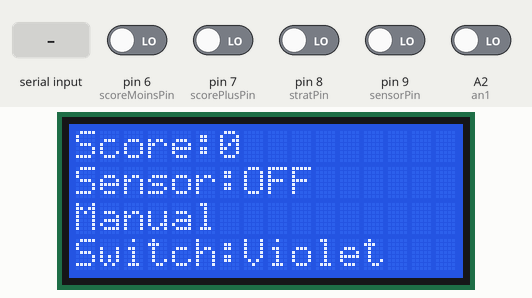
A program run on a simulated Arduino Nano, built with avr-gcc and run on an emulated ATmega328P. On the bench: 16×4 character LCD. Inputs (shaded band) come from the test bench; at power-on: A2 (an1), pin 6 (scoreMoinsPin), pin 7 (scorePlusPin), pin 8 (stratPin), pin 9 (sensorPin) LOW.

Above: at 1.2 s.
1.3 s: pin 6 (scoreMoinsPin) driven HIGH
4.3 s: pin 8 (stratPin) driven HIGH
At 5.2 s:
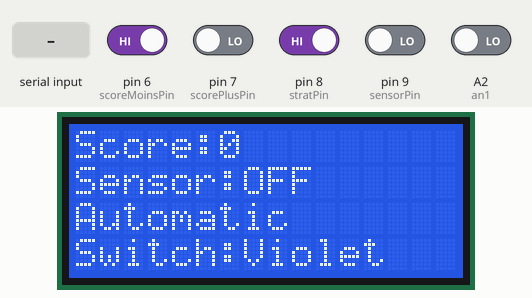
7.3 s: pin 9 (sensorPin) driven HIGH
At 8.5 s:
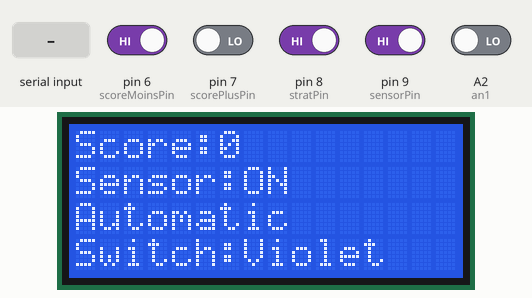
10.3 s: A2 (an1) driven HIGH
At 10.7 s:
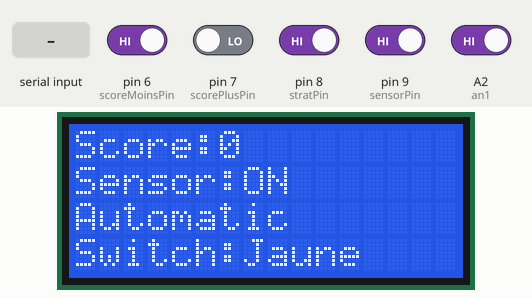
13.3 s: pin 8 (stratPin) driven LOW
At 13.9 s:
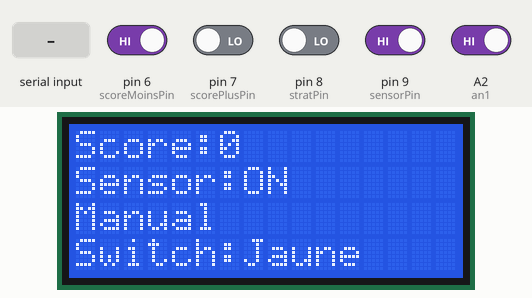
16.3 s: "10" received over the second serial link
At 17.4 s:
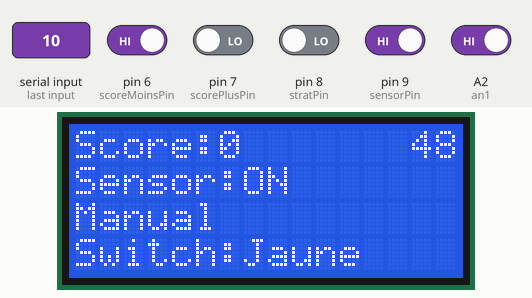
Timing chart, 0 to 19.3 s (numbered marks = the images above; inputs shaded):
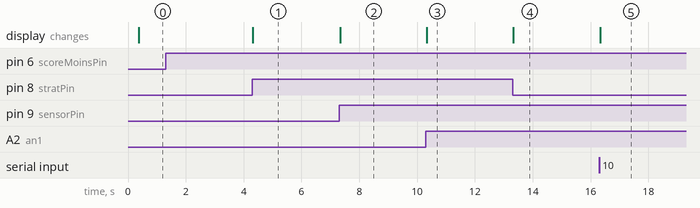

Measured:
- after the input at 1.3 s, every drawn part: stays the same
- after the input at 4.3 s, the display: changes at once (image 1)
- after the input at 7.3 s, the display: changes at once (image 2)
- after the input at 10.3 s, the display: changes at once (image 3)
- after the input at 13.3 s, the display: changes at once (image 4)
- after the input at 16.3 s, the display: changes at once (image 5)

The program:

main.cpp
```cpp
#include <Arduino.h>
#include <LiquidCrystal.h>
#include <SoftwareSerial.h>

// Afficheur LCD
int rs = 12;
int en = 11;
int d4 = 5;
int d5 = 4;
int d6 = 3;
int d7 = 2;
int counter = 0;

// Interrupteurs
int scorePlusPin = 7;
int scoreMoinsPin = 6;
int sensorPin = 9;
int coteTablePin = A0;
int stratPin = 8;
int departure = A1;

int an1 = A2;
int an2 = A3;

// Serial
int _RX = A4;
int _TX = A5;

// Variables gloables
int strat;
int score;
int sensor;
int coteTable;

// Varaibles séries
String serial;
String serial_prec;

// Variables de tempp;
static unsigned int p_LCD = 100;
static unsigned int p_switch = 10;

// Robot démarrer ou non
int depart = 0;

SoftwareSerial nucleo(_RX, _TX);
LiquidCrystal lcd(rs, en, d4, d5, d6, d7);

void switchs_read()
{
  strat = digitalRead(stratPin);

  if (digitalRead(scorePlusPin))
  {
    score = score + 1;
    delay(150);
  }
  if (digitalRead(scoreMoinsPin) && score > 0)
  {
    score = score - 1;
    delay(150);
  }

  sensor = digitalRead(sensorPin);

  coteTable = digitalRead(an1);
}

void switchs_print()
{
  if (strat)
  {
    lcd.setCursor(0, 2);
    lcd.print("      ");
    lcd.setCursor(0, 2);
    lcd.print("Automatic");
  }
  else
  {
    lcd.setCursor(0, 2);
    lcd.print("         ");
    lcd.setCursor(0, 2);
    lcd.print("Manual");
  }
  if (sensor)
  {
    lcd.setCursor(7, 1);
    lcd.print("   ");
    lcd.setCursor(7, 1);
    lcd.print("ON");
  }
  else
  {
    lcd.setCursor(7, 1);
    lcd.print("  ");
    lcd.setCursor(7, 1);
    lcd.print("OFF");
  }
  if (coteTable)
  {
    lcd.setCursor(7, 3);
    lcd.print("      ");
    lcd.setCursor(7, 3);
    lcd.print("Jaune");
  }
  else
  {
    lcd.setCursor(7, 3);
    lcd.print("     ");
    lcd.setCursor(7, 3);
    lcd.print("Violet");
  }
  lcd.setCursor(6, 0);
  lcd.print("    ");
  lcd.setCursor(6, 0);
  lcd.print(score);
}

void serial_read()
{
  String c;
  c = nucleo.read();
  if (c != "-1")
  {

    serial = c;
  }
  // serial = nucleo.read();
  //  Serial.print("overflow : ");
  //  Serial.println(nucleo.overflow());
  //  return (byte) nucleo.read();
  //  if (nucleo.available() && nucleo.listen()==0))
  //  }
}

void serial_LCD()
{
  lcd.setCursor(14, 0);
  lcd.print("  ");
  lcd.setCursor(14, 0);
  lcd.print(serial);
}

void serial_LCD_messages()
{
  lcd.clear();
  lcd.setCursor(0, 0);
  if (serial == "10")
  {
    lcd.print("C'est parti le robot !!");
  }
  if (serial == "20")
  {
    lcd.print("La statuette a ete recuperee !!");
  }
  if (serial == "40")
  {
    lcd.print("Aller le robot !!");
  }
  if (serial == "50")
  {
    lcd.print("Unchart'eirb <3, aller on y va !!");
  }
  delay(5000);
  lcd.clear();
}

void send_2_nucleo()
{
  byte valeur_envoie;
  if (serial == 0)
  {
    valeur_envoie = 0;
  }
  else
  {
    valeur_envoie = 1 + strat + 2 * sensor + 4 * coteTable;
  }
  if ((String)valeur_envoie != serial)
  {
    nucleo.write(valeur_envoie);
  }
}


void setup()
{
  Serial.begin(9600);
  nucleo.begin(9600);

  lcd.begin(16, 4);
  lcd.setCursor(0, 0);
  lcd.print("Score:");
  lcd.setCursor(0, 1);
  lcd.print("Sensor:");
  lcd.setCursor(0, 2);
  lcd.print("Automatic");
  lcd.setCursor(0, 3);
  lcd.print("Switch:");

  pinMode(scorePlusPin, INPUT);
  pinMode(scoreMoinsPin, INPUT);
  pinMode(sensorPin, INPUT);
  pinMode(coteTablePin, INPUT);

  pinMode(stratPin, INPUT);
}

void loop()
{
  static unsigned int mem_LCD = millis();
  static unsigned int mem_switchs = millis();
  serial_read();
  if (serial == "10")
  {
    depart = 1;
  }
  if (depart == 0)
  {
    if (millis() - mem_switchs >= p_switch)
    {
      switchs_read();
      mem_LCD += p_switch;
    }
    if (millis() - mem_LCD >= p_LCD)
    {
      switchs_print();
      serial_LCD();
      mem_LCD += p_LCD;
    }
    send_2_nucleo();
  }
  else if (depart == 1)
  {
    if (millis() - mem_LCD >= p_LCD)
    {
      if (serial == "30")
      {
        lcd.print("Score:");
        lcd.setCursor(6, 0);
        lcd.print(20);
        while (true)
        {
          delay(5000);
        }
      }
      serial_LCD_messages();
      mem_LCD += p_LCD;
    }
  }
}
```
